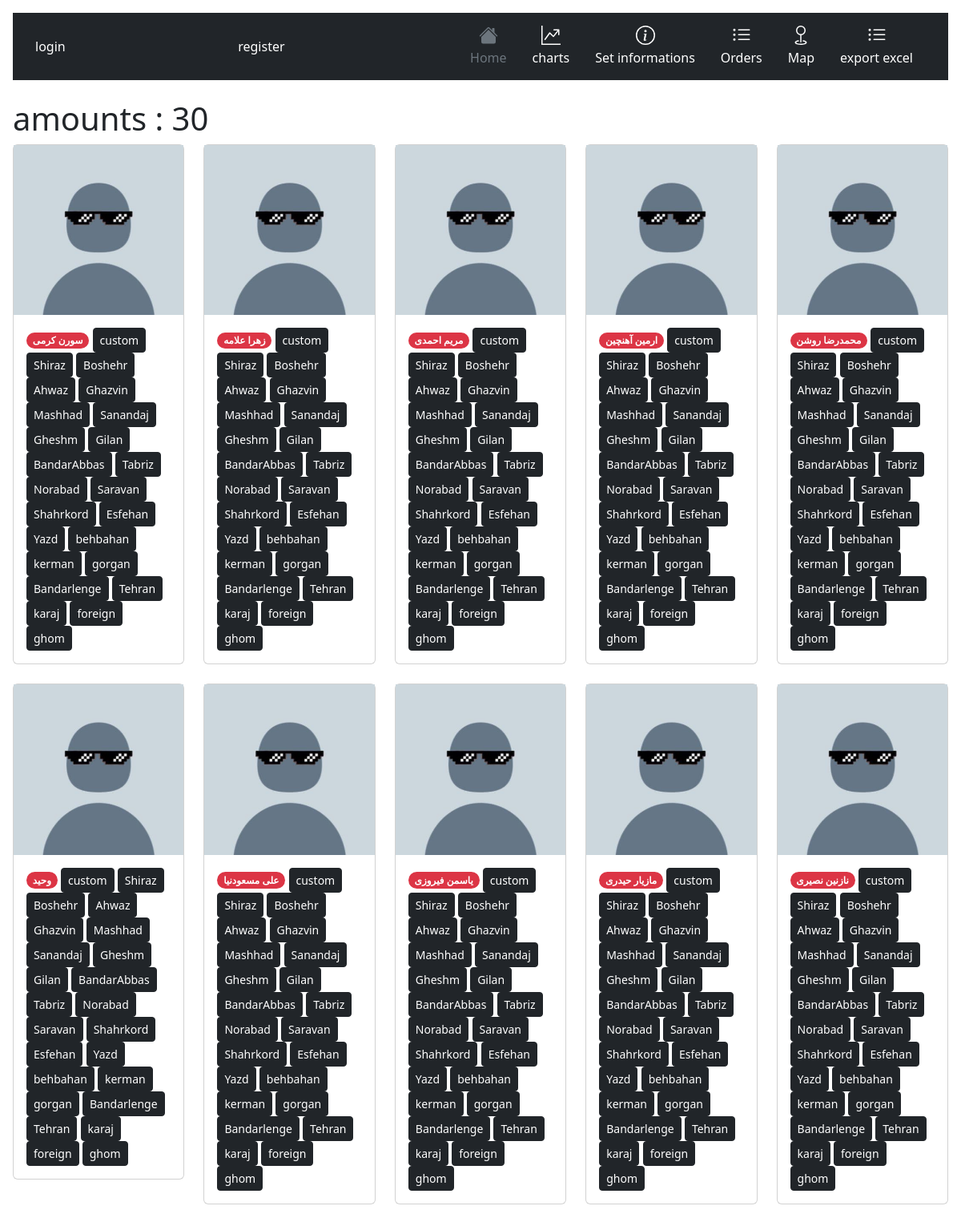
Screenshot of /setCity/Shiraz/ (upper part) with the database file from the repository.
### accounts/models.py (models this page shows, shortened)
class User(AbstractBaseUser):
    status_reason = (
        ('u' , "sutech"),
        ('h', "highschool"),
        ('a' , "Friend"),
        ('g' , "game"),
        ('s' , "school"),
        ('o' , "other"),
        ('f' , "family"),
        ('i' , "instagram"),
        ('y' , "iust"),
    )
    status_gender = (
        ('m',"male"),
        ('f',"female")
    )
    username = models.CharField(unique=True, max_length=100)
    name = models.CharField(max_length=100, null=True, blank=True)
    is_admin = models.BooleanField(default=False)
    is_active = models.BooleanField(default=True)
    Avatar = models.ImageField(upload_to="images/Avatar",blank=True,null=True)
    gender = models.CharField(max_length=1,choices = status_gender,default='m')
    code = models.IntegerField(blank=True,null=True)
    reason = models.CharField(max_length=1,choices = status_reason)
    city = models.ForeignKey(City,on_delete=models.CASCADE,related_name="user",blank=True,null=True)
    birthdate = models.DateField(null=True, blank=True)
    USERNAME_FIELD = 'username'
    REQUIRED_FIELDS = ['name']
    objects = MyUserManager()

class City(models.Model):
    name = models.CharField(max_length=100, null=True, blank=True)
    north = models.DecimalField(max_digits=5, decimal_places=3)
    east = models.DecimalField(max_digits=5, decimal_places=3)
    class Meta:
        verbose_name = "City"
        verbose_name_plural = "Cities"
    def __str__(self):
        return str(self.name)

### info/views.py (the view)
# urls.py: path('setCity/<slug:cityName>/',setCitylist,name="setCitylist"),
def setCitylist(request,cityName):
    city = City.objects.get(name = cityName)
    users = User.objects.filter(city = city)
    amount = 0
    for user in users:
        amount += 1
    cities = City.objects.all()
    return render(request,'info/sets/setCity.html',{"cities" : cities,'users' : users,'amount':amount,'city':cityName})

### info/templates/info/sets/setCity.html (shortened to what this page needs)
{% extends 'info/base.html' %}
{% load static %}
{% block content %}
<h1>amounts : {{amount}}</h1>
<div class="row row-cols-2 row-cols-md-5 g-4">
    {% for user in users %}
          <div class="col">
            <div class="card">
                <img src="{% if user.Avatar %}{{user.Avatar.url}}{% else %}{% static 'm.jfif' %}{% endif %}" >
              <div class="card-body">
                <span class="badge rounded-pill text-bg-danger">{{user.name}}</span>
                {% for city in cities %}
                  <a class="btn btn-dark btn-sm" href="{% url 'info:setCity' user.username city %}" role="button">{{city}}</a>
                {% endfor %}
              </div>
            </div>
          </div>
    {% endfor %}
</div>
{% endblock %}

### rows the page displays
User: name "سورن کرمی"
City: name "custom"
City: name "Shiraz"
City: name "Boshehr"
City: name "Ahwaz"
City: name "Ghazvin"
City: name "Mashhad"
City: name "Sanandaj"
City: name "Gheshm"
City: name "Gilan"
City: name "BandarAbbas"
City: name "Tabriz"
City: name "Norabad"
City: name "Saravan"
City: name "Shahrkord"
City: name "Esfehan"
City: name "Yazd"
City: name "behbahan"
City: name "kerman"
City: name "gorgan"
City: name "Bandarlenge"
City: name "Tehran"
City: name "karaj"
City: name "foreign"
City: name "ghom"
User: name "زهرا علامه"
User: name "مریم احمدی"
User: name "ارمین آهنچین"
User: name "محمدرضا روشن"
User: name "وحید"
User: name "علی مسعودنیا"
User: name "یاسمن فیروزی"
User: name "مازیار حیدری"
User: name "نازنین نصیری"

### other values shown
{{ amount }} "30"
